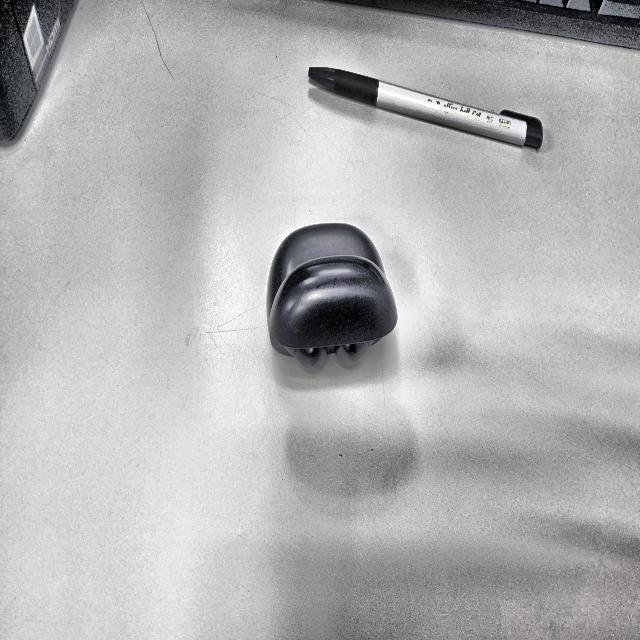
#> input picture computer-vision/test/images/20260622_145914_jpg.rf.0fabff13a19af35ade8d07c1d93c3f64.jpg, 640 x 640 px
$ python assistant.py -i computer-vision/test/images/20260622_145914_jpg.rf.0fabff13a19af35ade8d07c1d93c3f64.jpg   (older library calls are emulated)
#> lines starting #> are read from the running program, lines starting #| are printed output that depends on the picture; after the words box and inside, x2 and y2 are one past the last pixel; in counts of white or black regions, pixels touching at a corner belong together
### cv.py
"""
OpenCV damage analysis for the Repair vs Replace Assistant.

Classical computer vision (no training data needed). It measures:
  - burn / scorch marks     (dark-brown / carbonized colour regions)
  - rust / corrosion        (orange-brown colour regions)
  - crack / scratch lines   (long off-axis edges found with Canny + Hough)
  - photo quality           (blur, brightness, resolution)

These are heuristics. Thresholds are constants at the top: run
`python assistant.py --image ...` on your photos and tune them.
"""
from pathlib import Path
from typing import Optional, List, Tuple, Dict, Any

import cv2
import numpy as np

MAX_SIDE = 900

# Level cut-offs: (low, medium, high)
BURN_LEVELS = (0.003, 0.010, 0.030)   # fraction of the device area
RUST_LEVELS = (0.005, 0.015, 0.040)
# crack: (min off-axis lines, min total length / image diagonal) for low, medium, high
CRACK_LEVELS = ((5, 0.6), (8, 1.2), (14, 2.0))

COLORS = {"burn_marks": (0, 0, 255), "rust_corrosion": (0, 140, 255), "crack_lines": (0, 255, 255)}
LABELS = {"burn_marks": "Burn / scorch marks", "rust_corrosion": "Rust / corrosion",
          "crack_lines": "Crack / scratch lines"}


def load_image(path: str) -> np.ndarray:
    """Read an image; works with spaces and non-ASCII characters in Windows paths."""
    data = np.fromfile(str(path), dtype=np.uint8)
    img = cv2.imdecode(data, cv2.IMREAD_COLOR)
#> img is the input picture: shape (640, 640, 3); mean B, G, R 178.8, 179.1, 179.4
    if img is None:
        raise ValueError(f"Could not read image: {path}")
    return img


def _resize_if_needed(img: np.ndarray) -> np.ndarray:
    scale = MAX_SIDE / max(img.shape[:2])
    if scale < 1:
        return cv2.resize(img, None, fx=scale, fy=scale, interpolation=cv2.INTER_AREA)
    return img


def _level(value: float, cuts: Tuple[float, float, float]) -> str:
    low, med, high = cuts
    return "high" if value >= high else "medium" if value >= med else "low" if value >= low else "none"


def _blobs(mask: np.ndarray, min_area: int) -> List[np.ndarray]:
    mask = cv2.morphologyEx(mask, cv2.MORPH_OPEN, cv2.getStructuringElement(cv2.MORPH_ELLIPSE, (5, 5)))
    mask = cv2.morphologyEx(mask, cv2.MORPH_CLOSE, cv2.getStructuringElement(cv2.MORPH_ELLIPSE, (9, 9)))
    contours, _ = cv2.findContours(mask, cv2.RETR_EXTERNAL, cv2.CHAIN_APPROX_SIMPLE)
    return [c for c in contours if cv2.contourArea(c) >= min_area]


def _filter_wood_tone_burns(blobs: List[np.ndarray], v_channel: np.ndarray) -> List[np.ndarray]:
    """
    Filter out wood-tone false positives (e.g. brown tabletops, wood grain, cardboard).
    Genuine electrical scorch/charring has deep carbonization with very dark core pixels (min_v <= 45).
    Warm mid-tone surfaces like wooden desks have min_v > 45 and mean_v > 65.
    """
    genuine_blobs = []
    for c in blobs:
        mask = np.zeros(v_channel.shape, dtype=np.uint8)
        cv2.drawContours(mask, [c], -1, 255, -1)
        pixels = v_channel[mask == 255]
        if len(pixels) < 150:
            continue
        min_v = int(np.min(pixels))
        mean_v = float(np.mean(pixels))
        # Genuine scorch marks must have carbonized core; filter out warm wood tones
        if min_v <= 45 and mean_v <= 65:
            genuine_blobs.append(c)
    return genuine_blobs


def _crack_lines(gray: np.ndarray, diag: float):
    """
    Long straight edges whose direction does NOT match the device's dominant orientation.
    """
    edges = cv2.Canny(cv2.GaussianBlur(gray, (5, 5), 0), 60, 160)
    min_len = int(0.06 * diag)
    lines = cv2.HoughLinesP(edges, 1, np.pi / 180, threshold=50, minLineLength=min_len, maxLineGap=6)
    candidates = []
    if lines is not None:
        for x1, y1, x2, y2 in lines[:, 0]:
            length = float(np.hypot(x2 - x1, y2 - y1))
            if length > 0.45 * diag:
                continue
            angle = abs(np.degrees(np.arctan2(y2 - y1, x2 - x1))) % 90
            candidates.append((x1, y1, x2, y2, length, angle))
    if not candidates:
        return [], 0.0

    hist = np.zeros(90)
    for *_, length, angle in candidates:
        hist[int(angle) % 90] += length
    smooth = sum(np.roll(hist, k) for k in range(-4, 5))
    dominant = float(np.argmax(smooth))

    off_axis = []
    for x1, y1, x2, y2, length, angle in candidates:
        diff = abs(angle - dominant)
        diff = min(diff, 90 - diff)
        if diff > 12:
            off_axis.append((x1, y1, x2, y2, length))
    total = sum(l[4] for l in off_axis) / diag
    return off_axis, total


def analyze_image(
    image_path: str,
    out_dir: str = "outputs/cv",
    crop_box: Optional[List[float]] = None
) -> Dict[str, Any]:
    """
    Analyzes visual damage (burns, corrosion, cracks) and photo quality.
    If crop_box [x1, y1, x2, y2] is provided, crops to the detected laptop region
    with padding before analysis to eliminate background/desk false positives.
    """
    raw_img = load_image(image_path)
    h_orig, w_orig = raw_img.shape[:2]

    # Crop to detected laptop region if bounding box is provided
    if crop_box and len(crop_box) == 4:
        x1, y1, x2, y2 = [int(v) for v in crop_box]
        # Add 4% padding around the bounding box
        pad_x = int(0.04 * (x2 - x1))
        pad_y = int(0.04 * (y2 - y1))
        x1 = max(0, x1 - pad_x)
        y1 = max(0, y1 - pad_y)
        x2 = min(w_orig, x2 + pad_x)
        y2 = min(h_orig, y2 + pad_y)
        if x2 - x1 > 40 and y2 - y1 > 40:
            raw_img = raw_img[y1:y2, x1:x2]

    img = _resize_if_needed(raw_img)
    h_img, w_img = img.shape[:2]
    diag = float(np.hypot(h_img, w_img))
    hsv = cv2.cvtColor(img, cv2.COLOR_BGR2HSV)
#> hsv: shape (640, 640, 3); mean H, S, V 18, 4.3, 179.9
    h, s, v = cv2.split(hsv)
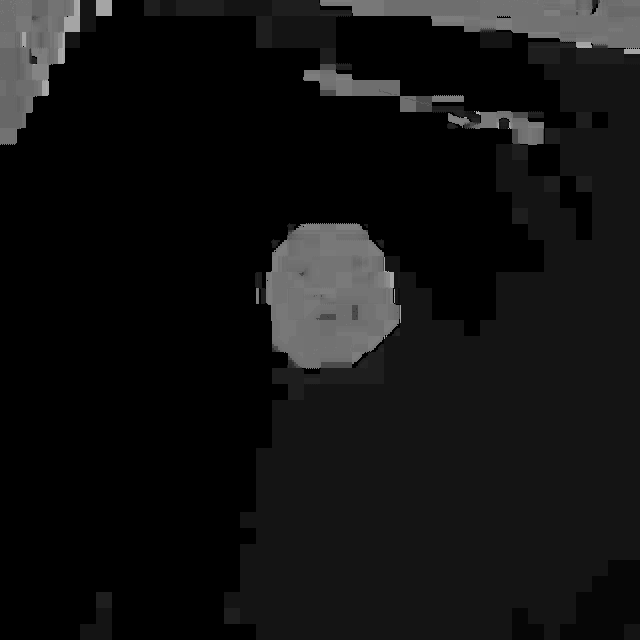
#> h: shape (640, 640); min 0, max 173, mean 18
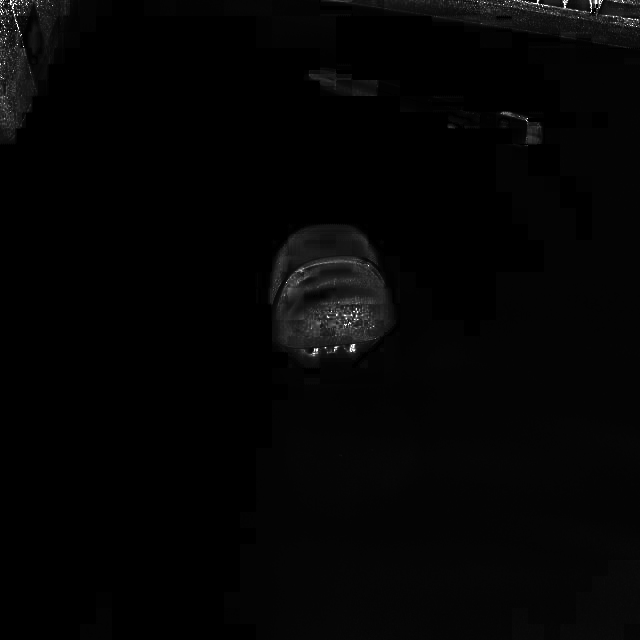
#> s: shape (640, 640); min 0, max 255, mean 4.3
    gray = cv2.cvtColor(img, cv2.COLOR_BGR2GRAY)

    # Ignore plain white studio background so percentages describe the device itself.
    foreground = ~((v > 235) & (s < 30))
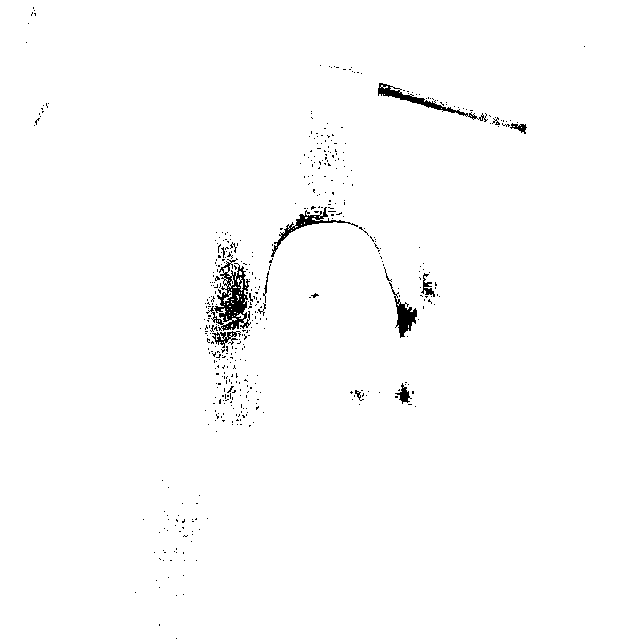
#> foreground: shape (640, 640) bool; 98.8% white; 489 black regions (475 under 20 px), largest, box (x1, y1, x2, y2) and area: (206, 258, 251, 331) 1293, (378, 83, 488, 122) 608, (271, 207, 358, 257) 526
    fg_area = max(int(foreground.sum()), 1)
#> fg_area = 404681
    min_blob = max(250, int(0.003 * fg_area))
#> min_blob = 1214

    # --- colour based findings ---------------------------------------------------
    # Initial burn candidate mask
    burn_mask = (((h >= 3) & (h <= 25) & (s >= 70) & (v >= 20) & (v <= 115)) & foreground)
#> burn_mask: shape (640, 640) bool; every value is 0
    rust_mask = (((h >= 3) & (h <= 17) & (s >= 120) & (v >= 95) & (v <= 210)) & foreground & ~burn_mask)

    raw_burn_blobs = _blobs(burn_mask.astype(np.uint8) * 255, min_blob)
#> in _blobs, `contours, _ = cv2.findContours(mask, cv2.RETR_EXTERNAL, cv2.CHAIN_APPR..`: contours = []
#> raw_burn_blobs = []
    rust_blobs = _blobs(rust_mask.astype(np.uint8) * 255, min_blob)
#> rust_blobs = []

    # Filter out small or wood-tone false positives from burn blobs
    burn_blobs = _filter_wood_tone_burns(raw_burn_blobs, v)
#> burn_blobs = []

    burn_frac = sum(cv2.contourArea(c) for c in burn_blobs) / fg_area
#> burn_frac = 0
    rust_frac = sum(cv2.contourArea(c) for c in rust_blobs) / fg_area
#> rust_frac = 0

    # --- crack / scratch lines -----------------------------------------------------
    off_lines, off_ratio = _crack_lines(gray, diag)
#> in _crack_lines, `edges = cv2.Canny(cv2.GaussianBlur(gray, (5, 5), 0), 60, 160)`:
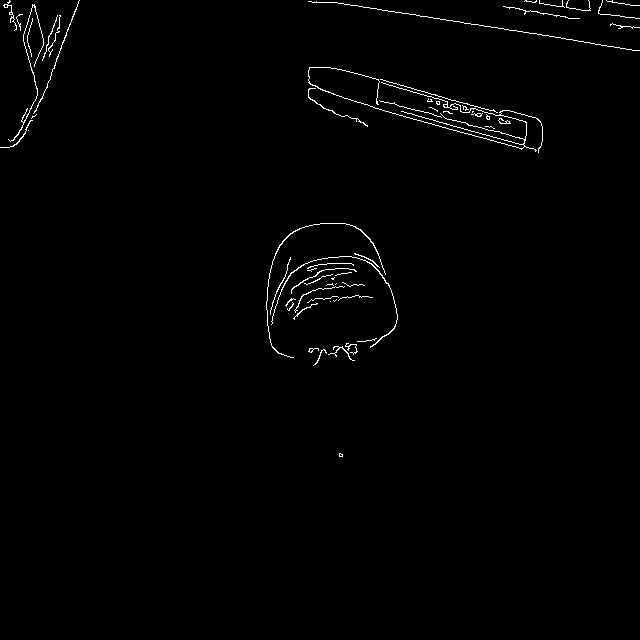
#> edges: shape (640, 640); 0.97% white in thin lines or dots, all inside (x1, y1, x2, y2) = (0, 0, 640, 457)
#> in _crack_lines, `lines = cv2.HoughLinesP(edges, 1, np.pi / 180, threshold=50, minLineLe..`: lines = 13 rows, first 6: [330, 2, 638, 50], [382, 110, 522, 148], [401, 111, 523, 144], [361, 74, 496, 112], [379, 82, 496, 115], [388, 102, 467, 123]
#> (the rest of the program and of its run is left out)
